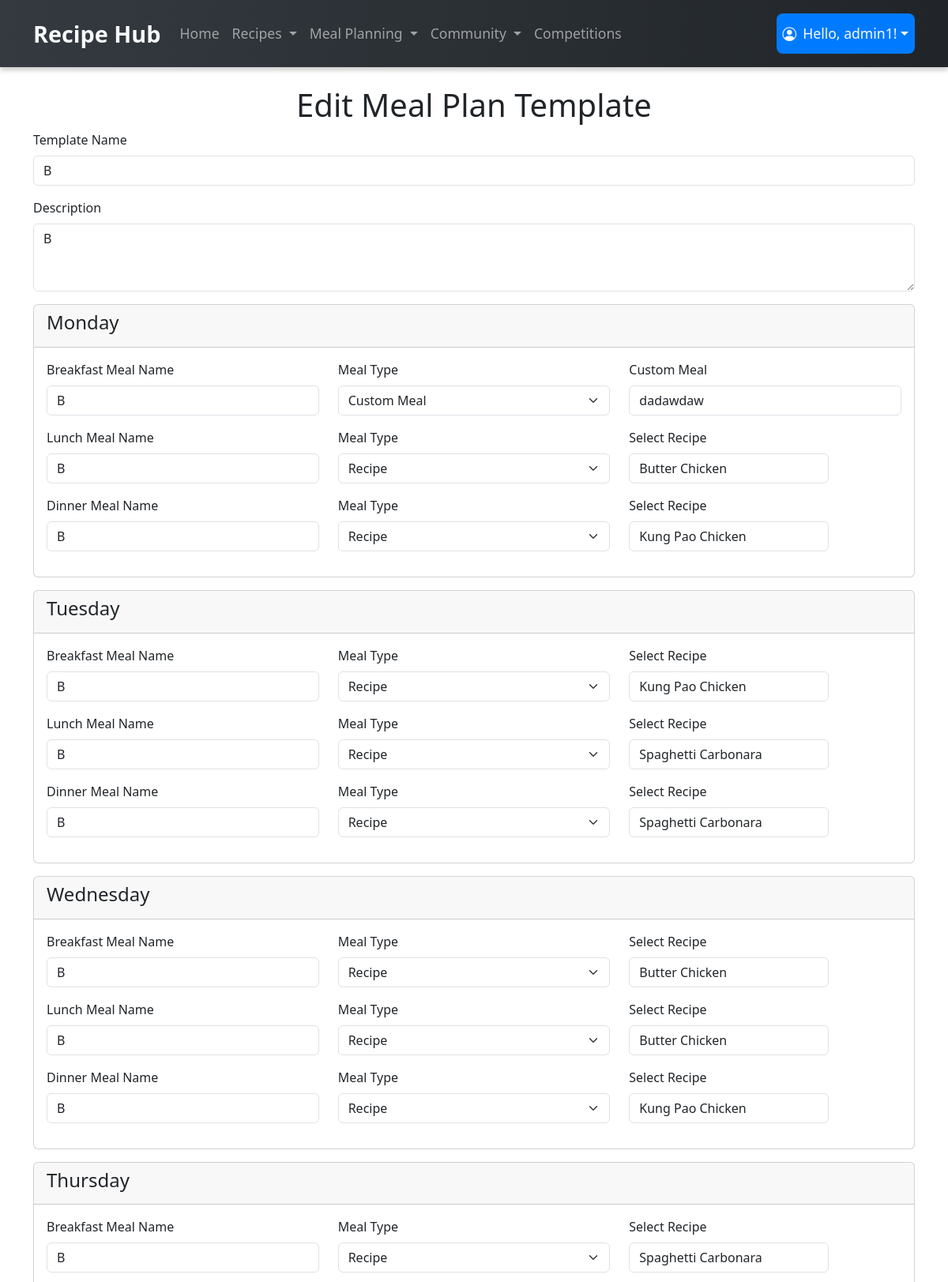
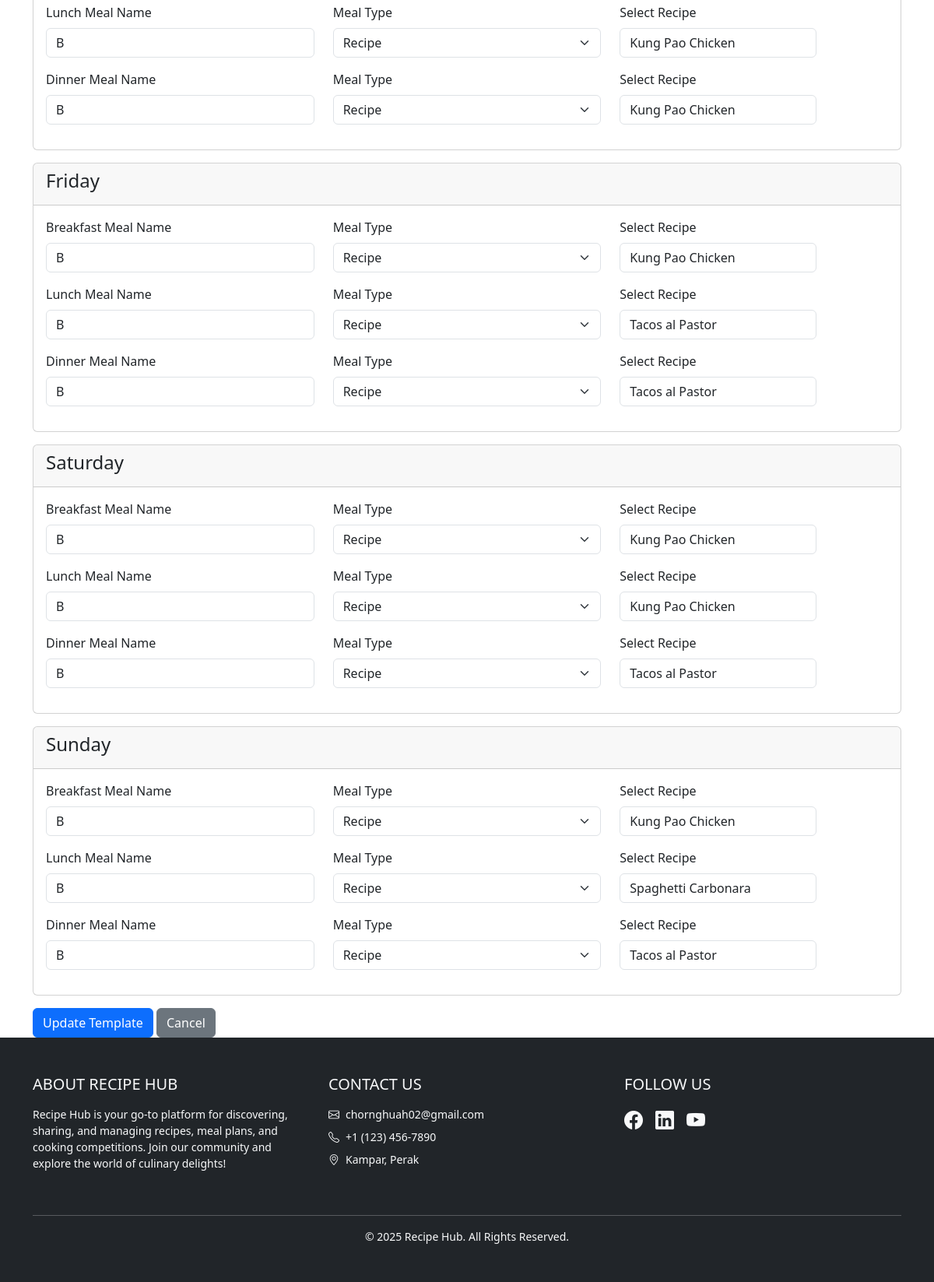
/meal_planning_module/edit_template_admin.php?template_id=4 (signed in), run on the app's committed database (2 pictures, top to bottom).
### tables this page shows
CREATE TABLE meal_template (
    template_id INT AUTO_INCREMENT PRIMARY KEY,
    user_id INT NOT NULL,
    template_name VARCHAR(255) NOT NULL,
    description TEXT DEFAULT NULL,
    created_at TIMESTAMP NOT NULL DEFAULT CURRENT_TIMESTAMP,
    updated_at TIMESTAMP NULL DEFAULT NULL ON UPDATE CURRENT_TIMESTAMP,
    FOREIGN KEY (user_id) REFERENCES User(user_id) ON DELETE CASCADE
);

CREATE TABLE meal_template_details (
    template_detail_id INT AUTO_INCREMENT PRIMARY KEY,
    template_id INT NOT NULL,
    day_of_week ENUM('Monday','Tuesday','Wednesday','Thursday','Friday','Saturday','Sunday') NOT NULL,
    meal_time ENUM('Breakfast','Lunch','Dinner') NOT NULL,
    meal_name VARCHAR(255) NOT NULL,
    meal_type VARCHAR(255) NOT NULL,
    recipe_id INT DEFAULT NULL,
    custom_meal VARCHAR(255) DEFAULT NULL,
    FOREIGN KEY (template_id) REFERENCES meal_template(template_id) ON DELETE CASCADE,
    FOREIGN KEY (recipe_id) REFERENCES Recipe(recipe_id) ON DELETE CASCADE
);

CREATE TABLE Recipe (
    recipe_id INT AUTO_INCREMENT PRIMARY KEY,
    user_id INT NOT NULL,
    cuisine_id INT,
    category_id INT,
    title VARCHAR(100) NOT NULL,
    description TEXT NOT NULL,
    prep_time TIME NOT NULL,
    cook_time TIME NOT NULL,
    servings INT NOT NULL,
    spicy BOOLEAN NOT NULL DEFAULT FALSE,
    image_path VARCHAR(255),
    created_at TIMESTAMP DEFAULT CURRENT_TIMESTAMP,
    updated_at TIMESTAMP DEFAULT CURRENT_TIMESTAMP ON UPDATE CURRENT_TIMESTAMP,
    FOREIGN KEY (user_id) REFERENCES User(user_id) ON DELETE CASCADE,
    FOREIGN KEY (cuisine_id) REFERENCES Cuisine(cuisine_id) ON DELETE SET NULL,
    FOREIGN KEY (category_id) REFERENCES Category(category_id) ON DELETE SET NULL
);

### meal_planning_module/edit_template_admin.php (the view, shortened to what this page needs)
<?php
include '../user_module/database.php';
$template_id = intval($_GET['template_id']);
$template_stmt = $con->prepare("
    SELECT * FROM meal_template
    WHERE template_id = ?
");
$template_stmt->bind_param("i", $template_id);
$template_stmt->execute();
$template = $template_stmt->get_result()->fetch_assoc();
$details_stmt = $con->prepare("
    SELECT * FROM meal_template_details
    WHERE template_id = ?
    ORDER BY
    CASE day_of_week
        WHEN 'Monday' THEN 1
        WHEN 'Tuesday' THEN 2
        WHEN 'Wednesday' THEN 3
        WHEN 'Thursday' THEN 4
        WHEN 'Friday' THEN 5
        WHEN 'Saturday' THEN 6
        WHEN 'Sunday' THEN 7
    END,
    CASE meal_time
        WHEN 'Breakfast' THEN 1
        WHEN 'Lunch' THEN 2
        WHEN 'Dinner' THEN 3
    END
");
$details_stmt->bind_param("i", $template_id);
$details_stmt->execute();
$details_result = $details_stmt->get_result();
$days = ["Monday", "Tuesday", "Wednesday", "Thursday", "Friday", "Saturday", "Sunday"];
$meal_times = ["Breakfast", "Lunch", "Dinner"];
$template_details = [];
while ($detail = $details_result->fetch_assoc()) {
    $template_details[$detail['day_of_week']][$detail['meal_time']] = $detail;
}
?>
<!DOCTYPE html>
<html lang="en">
<head>
    <link href="https://cdn.jsdelivr.net/npm/bootstrap@5.3.2/dist/css/bootstrap.min.css" rel="stylesheet">
</head>
<body>
    <?php include("../navbar.php"); ?>
    <div class="container mt-4">
        <h1 class="text-center">Edit Meal Plan Template</h1>
        <form method="POST">
            <div class="mb-3">
                <label for="template_name" class="form-label">Template Name</label>
                <input type="text" class="form-control" id="template_name" name="template_name"
                    value="<?= htmlspecialchars($template['template_name']) ?>" required>
            </div>
            <div class="mb-3">
                <label for="description" class="form-label">Description</label>
                <textarea class="form-control" id="description" name="description" rows="3"><?=
                    htmlspecialchars($template['description'] ?? '')
                ?></textarea>
            </div>
            <?php foreach ($days as $day): ?>
                <div class="card mb-3">
                    <div class="card-header">
                        <h4><?= $day ?></h4>
                    </div>
                    <div class="card-body">
                        <?php foreach ($meal_times as $meal_time):
                            $detail = $template_details[$day][$meal_time] ?? null;
                        ?>
                            <div class="row mb-3">
                                <div class="col-md-4">
                                    <label class="form-label"><?= $meal_time ?> Meal Name</label>
                                    <input type="text" class="form-control"
                                        name="<?= $day ?>_<?= $meal_time ?>_name"
                                        value="<?= $detail ? htmlspecialchars($detail['meal_name']) : '' ?>"
                                        placeholder="Enter meal name" required>
                                </div>
                                <div class="col-md-4">
                                    <label class="form-label">Meal Type</label>
                                    <select class="form-select meal-type-select"
                                        name="<?= $day ?>_<?= $meal_time ?>_type">
                                        <option value="recipe"
                                            <?= $detail && $detail['meal_type'] == 'recipe' ? 'selected' : '' ?>>
                                            Recipe
                                        </option>
                                        <option value="custom"
                                            <?= $detail && $detail['meal_type'] == 'custom' ? 'selected' : '' ?>>
                                            Custom Meal
                                        </option>
                                    </select>
                                </div>
                                <div class="col-md-3 recipe-select-section" <?= ($detail && $detail['meal_type'] == 'custom') ? 'style="display:none;"' : '' ?>>
                                    <label class="form-label">Select Recipe</label>
                                    <select class="form-control" name="<?= $day ?>_<?= $meal_time ?>_recipe_id">
                                        <?php
                                        $recipes_result = $con->query("SELECT recipe_id, title FROM recipe");
                                        while ($recipe = $recipes_result->fetch_assoc()):
                                        ?>
                                            <option value="<?= $recipe['recipe_id'] ?>"
                                                <?= isset($template_details[$day][$meal_time]['recipe_id'])
                                                    && $template_details[$day][$meal_time]['recipe_id'] == $recipe['recipe_id']
                                                    ? 'selected' : '' ?>>
                                                <?= htmlspecialchars($recipe['title']) ?>
                                            </option>
                                        <?php endwhile; ?>
                                    </select>
                                </div>
                                <div class="col-md-4 custom-meal-input"
                                    <?= $detail && $detail['meal_type'] == 'recipe' ? 'style="display:none;"' : '' ?>>
                                    <label class="form-label">Custom Meal</label>
                                    <input type="text" class="form-control"
                                        name="<?= $day ?>_<?= $meal_time ?>_custom"
                                        value="<?= $detail && $detail['meal_type'] == 'custom'
                                                    ? htmlspecialchars($detail['custom_meal'])
                                                    : '' ?>"
                                        placeholder="Enter custom meal">
                                </div>
                            </div>
                        <?php endforeach; ?>
                    </div>
                </div>
            <?php endforeach; ?>
            <button type="submit" class="btn btn-primary">Update Template</button>
            <a href="meal_plan_admin.php" class="btn btn-secondary">Cancel</a>
        </form>
    </div>
<?php include '../footer.php'; ?>
</body>
</html>

### navbar.php (style rules this page uses)
html { overflow-y: scroll; }

### data on the page
meal_template: template_name "B", description "B"
meal_template_details: meal_name "B", meal_type "Custom Meal", custom_meal "dadawdaw"
meal_template_details: meal_name "B", meal_type "Recipe", recipe.title "Butter Chicken"
meal_template_details: meal_name "B", meal_type "Recipe", recipe.title "Kung Pao Chicken"
meal_template_details: meal_name "B", meal_type "Recipe", recipe.title "Kung Pao Chicken"
meal_template_details: meal_name "B", meal_type "Recipe", recipe.title "Spaghetti Carbonara"
meal_template_details: meal_name "B", meal_type "Recipe", recipe.title "Spaghetti Carbonara"
meal_template_details: meal_name "B", meal_type "Recipe", recipe.title "Butter Chicken"
meal_template_details: meal_name "B", meal_type "Recipe", recipe.title "Butter Chicken"
meal_template_details: meal_name "B", meal_type "Recipe", recipe.title "Kung Pao Chicken"
meal_template_details: meal_name "B", meal_type "Recipe", recipe.title "Spaghetti Carbonara"
meal_template_details: meal_name "B", meal_type "Recipe", recipe.title "Kung Pao Chicken"
meal_template_details: meal_name "B", meal_type "Recipe", recipe.title "Kung Pao Chicken"
meal_template_details: meal_name "B", meal_type "Recipe", recipe.title "Kung Pao Chicken"
meal_template_details: meal_name "B", meal_type "Recipe", recipe.title "Tacos al Pastor"
meal_template_details: meal_name "B", meal_type "Recipe", recipe.title "Tacos al Pastor"
meal_template_details: meal_name "B", meal_type "Recipe", recipe.title "Kung Pao Chicken"
meal_template_details: meal_name "B", meal_type "Recipe", recipe.title "Kung Pao Chicken"
meal_template_details: meal_name "B", meal_type "Recipe", recipe.title "Tacos al Pastor"
meal_template_details: meal_name "B", meal_type "Recipe", recipe.title "Kung Pao Chicken"
meal_template_details: meal_name "B", meal_type "Recipe", recipe.title "Spaghetti Carbonara"
meal_template_details: meal_name "B", meal_type "Recipe", recipe.title "Tacos al Pastor"

### other printed values
$_SESSION['username'] "admin1"
$day "Monday"
$meal_time "Breakfast"
$meal_time "Lunch"
$meal_time "Dinner"
$day "Tuesday"
$day "Wednesday"
$day "Thursday"
$day "Friday"
$day "Saturday"
$day "Sunday"
